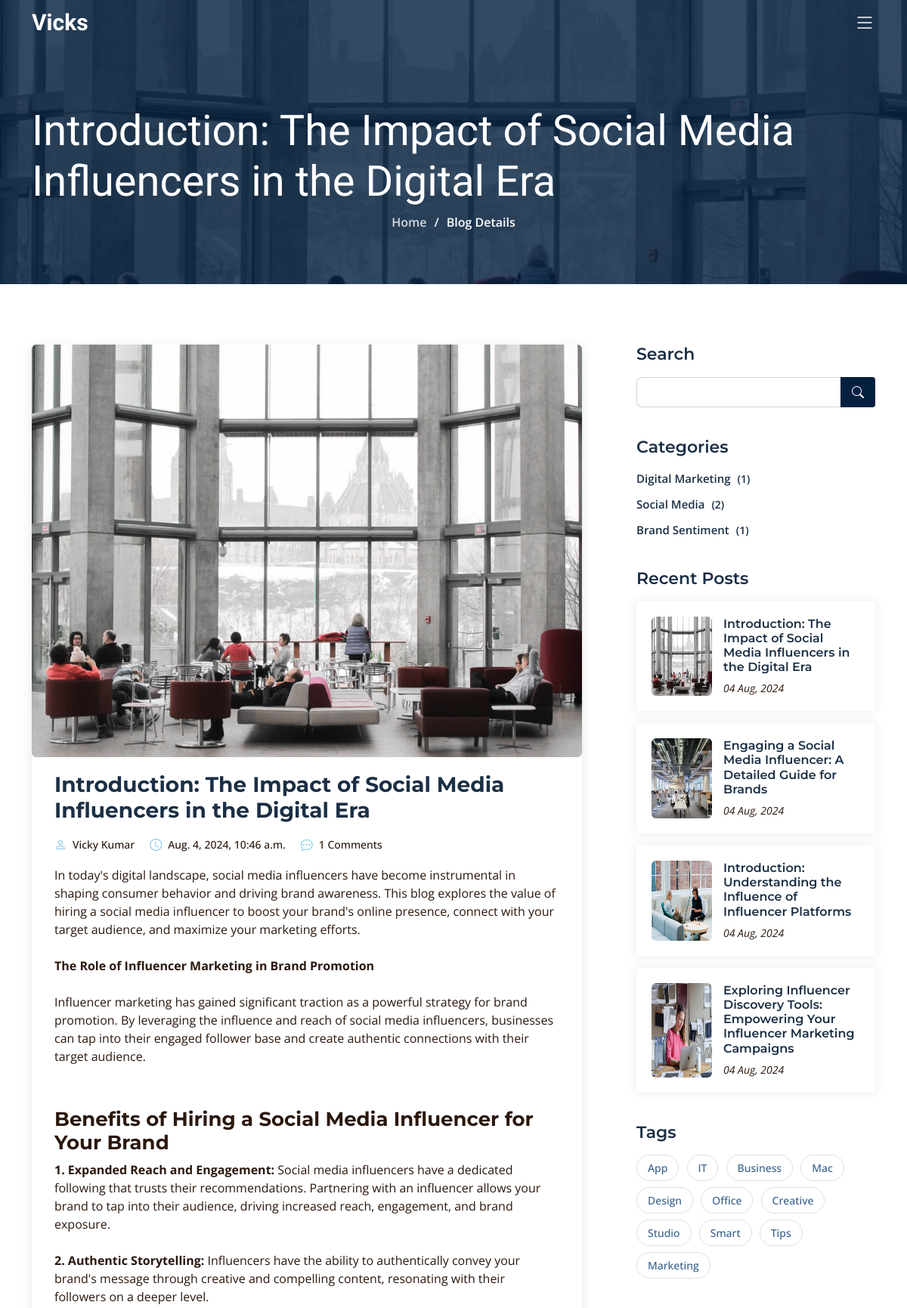
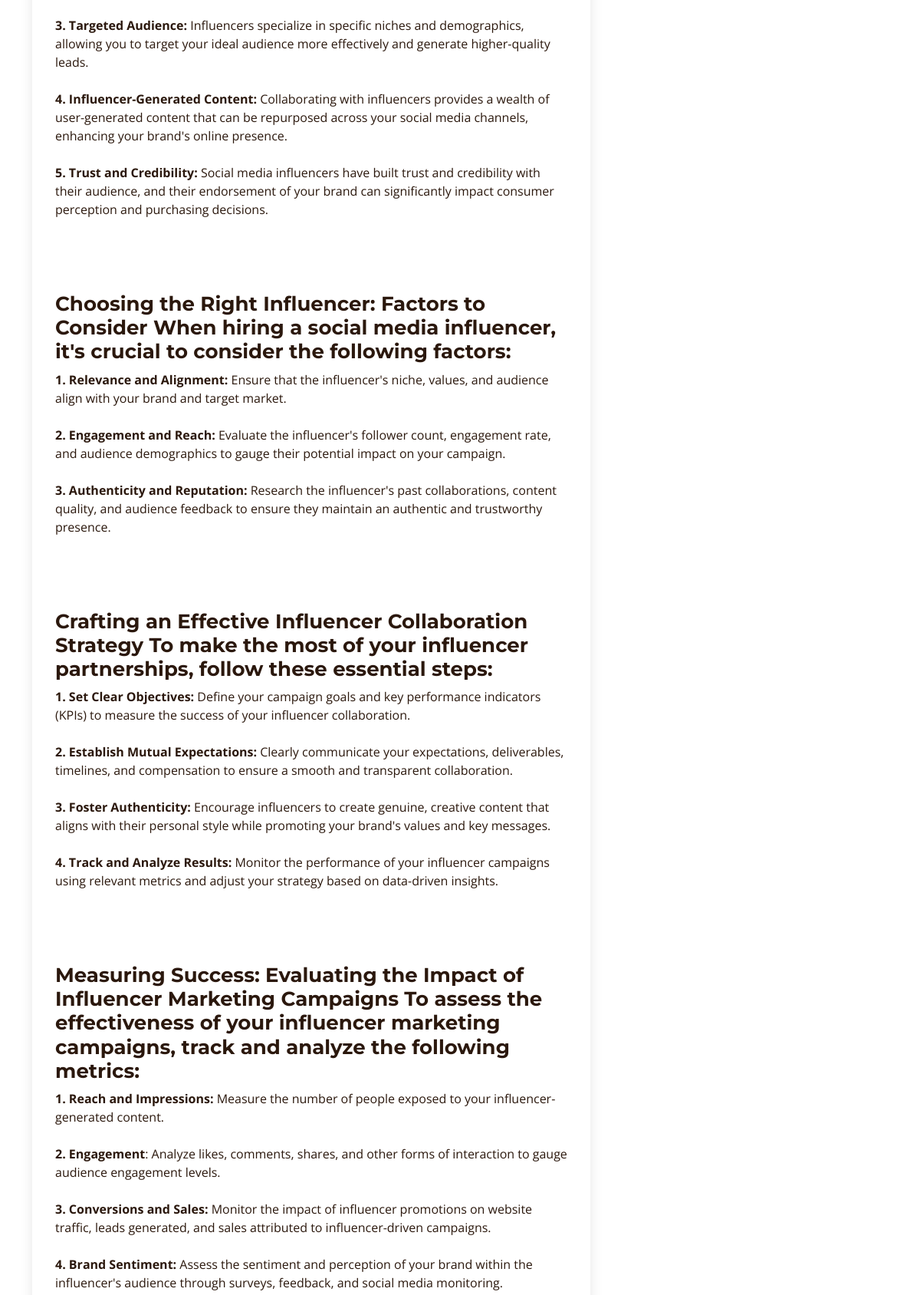
The app's page /blogs/introduction-the-impact-of-social-media-influencers-in-the-digital-era/ (upper part) with its own data (2 pictures, top to bottom).
### blog/models.py (models this page shows, shortened)
class Article(models.Model):
    meta_title = models.CharField(max_length=255)
    meta_description = models.TextField()
    meta_keywords = models.TextField()
    article_slug = models.SlugField(unique=True, max_length=255)
    author_name = models.CharField(max_length=255)
    article_title_h1 = models.CharField(max_length=255)
    category_name = models.ForeignKey('BlogCategory', on_delete=models.CASCADE)
    article_short_description = models.CharField(max_length=200)
    article_date = models.DateTimeField(default=timezone.now, blank=True, null=True)
    thoughts = models.TextField()
    description = RichTextField()
    image = models.ImageField(upload_to='article_images/')

class BlogCategory(models.Model):
    category_name = models.CharField(max_length=255)
    def article_count(self):
        return self.article_set.count()

### blog/views.py (the view)
# urls.py: path('blogs/<slug:article_slug>/', blog_views.blog_details, name='article_detail'),
def blog_details(request, article_slug):
    article = get_object_or_404(Article, article_slug=article_slug)
    recent_posts = Article.objects.all().order_by('-article_date')[:10]
    categories = BlogCategory.objects.all()
    comments = article.comments.filter(active=True)
    new_comment = None
    if request.method == 'POST':
        comment_form = CommentForm(data=request.POST)
        if comment_form.is_valid():
            new_comment = comment_form.save(commit=False)
            new_comment.article = article
            new_comment.save()
            return redirect('article_detail', article_slug=article_slug)
    else:
        comment_form = CommentForm()
    return render(request, 'blog-details.html', {
        'article': article,
        'recent_posts': recent_posts,
        'comments': comments,
        'categories': categories,
        'new_comment': new_comment,
        'comment_form': comment_form
    })

### blog/forms.py
class CommentForm(forms.ModelForm):
    class Meta:
        model = Comment
        fields = ('name', 'email', 'body')

### blog/templates/blog-details.html (shortened to what this page needs)
{% extends "base.html" %}
{% load static %}
{% block content %}
<div class="breadcrumbs d-flex align-items-center" style="background-image: url('{{ article.image.url }}');">
  <div class="container position-relative d-flex flex-column align-items-center">
    <h2>{{ article.article_title_h1 }}</h2>
    <ol>
      <li><a href="/">Home</a></li>
      <li>Blog Details</li>
    </ol>
  </div>
</div>
<section id="blog" class="blog">
  <div class="container" data-aos="fade-up">
    <div class="row g-5">
      <div class="col-lg-8" data-aos="fade-up" data-aos-delay="200">
        <article class="blog-details">
          <div class="post-img">
            <img src="{{ article.image.url }}" alt="{{ article.article_title_h1 }}" class="img-fluid rounded">
          </div>
          <h2 class="title">{{ article.article_title_h1 }}</h2>
          <div class="meta-top">
            <ul>
              <li class="d-flex align-items-center"><i class="bi bi-person"></i> <a href="#">{{ article.author_name }}</a></li>
              <li class="d-flex align-items-center"><i class="bi bi-clock"></i> <a href="#"><time datetime="{{ article.article_date }}">{{ article.article_date }}</time></a></li>
              <li class="d-flex align-items-center"><i class="bi bi-chat-dots"></i> <a href="#">{{ comments.count }} Comments</a></li>
            </ul>
          </div>
          <div class="content">
            {{ article.description|safe }}
          </div>
          <br><br>
          {% for detail in article.articledetails_set.all %}
          <br><br>
          {% endfor %}
        </article>
      </div>
      <div class="col-lg-4" data-aos="fade-up" data-aos-delay="400">
        <div class="sidebar ps-lg-4">
          <div class="sidebar-item search-form">
            <h3 class="sidebar-title">Search</h3>
            <form action="" class="mt-3">
              <input type="text">
              <button type="submit"><i class="bi bi-search"></i></button>
            </form>
          </div>
          <div class="sidebar-item categories">
              <h3 class="sidebar-title">Categories</h3>
              <ul class="mt-3">
                  {% for category in categories %}
                      <li><a href="/category/{{ category.category_name }}/">{{ category.category_name }} <span>({{ category.article_count }})</span></a></li>
                  {% endfor %}
              </ul>
          </div>
          <div class="sidebar-item recent-posts">
            <h3 class="sidebar-title">Recent Posts</h3>
            <div class="mt-3">
              {% for recent_post in recent_posts %}
              <div class="post-item mt-3">
                <img src="{{ recent_post.image.url }}" alt="" class="flex-shrink-0">
                <div>
                  <h4><a href="{% url 'article_detail' recent_post.article_slug %}">{{ recent_post.article_title_h1 }}</a></h4>
                  <time datetime="{{ recent_post.article_date }}">{{ recent_post.article_date|date:"d M, Y" }}</time>
                </div>
              </div>
              {% endfor %}
            </div>
          </div>
          <div class="sidebar-item tags">
            <h3 class="sidebar-title">Tags</h3>
            <ul class="mt-3">
              <li><a href="#">App</a></li>
              <li><a href="#">IT</a></li>
              <li><a href="#">Business</a></li>
              <li><a href="#">Mac</a></li>
              <li><a href="#">Design</a></li>
              <li><a href="#">Office</a></li>
              <li><a href="#">Creative</a></li>
              <li><a href="#">Studio</a></li>
              <li><a href="#">Smart</a></li>
              <li><a href="#">Tips</a></li>
              <li><a href="#">Marketing</a></li>
            </ul>
          </div>
        </div>
      </div>
    </div>
  </div>
</section>
{% endblock %}

### records on screen
Article: image (picture), article_title_h1 "Introduction: The Impact of Social Media Influencers in the Digital Era", author_name "Vicky Kumar", article_date "Aug. 4, 2024, 10:46 a.m.", description "In today's digital landscape, social media influencers have become instrumental in shaping consumer behavior and driving brand awareness. This blog explores the value of hiring a social media influencer to boost your brand's online presence, connect with your target audience, and maximize your marketing efforts. The Role of Influencer Marketing in Brand Promotion Influencer marketing has gained significant traction as a powerful strategy for brand promotion. By leveraging the influence and reach of social media influencers, businesses can tap into their engaged follower base and create authentic connections with their target audience. Benefits of Hiring a Social Media Influencer for Your…", article_date "04 Aug, 2024"
BlogCategory: category_name "Digital Marketing", article_count "1"
BlogCategory: category_name "Social Media", article_count "2"
BlogCategory: category_name "Brand Sentiment", article_count "1"
Article: image (picture), article_title_h1 "Engaging a Social Media Influencer: A Detailed Guide for Brands", article_date "04 Aug, 2024"
Article: image (picture), article_title_h1 "Introduction: Understanding the Influence of Influencer Platforms", article_date "04 Aug, 2024"
Article: image (picture), article_title_h1 "Exploring Influencer Discovery Tools: Empowering Your Influencer Marketing Campaigns", article_date "04 Aug, 2024"

### other values on screen
{{ comments.count }} "1"
